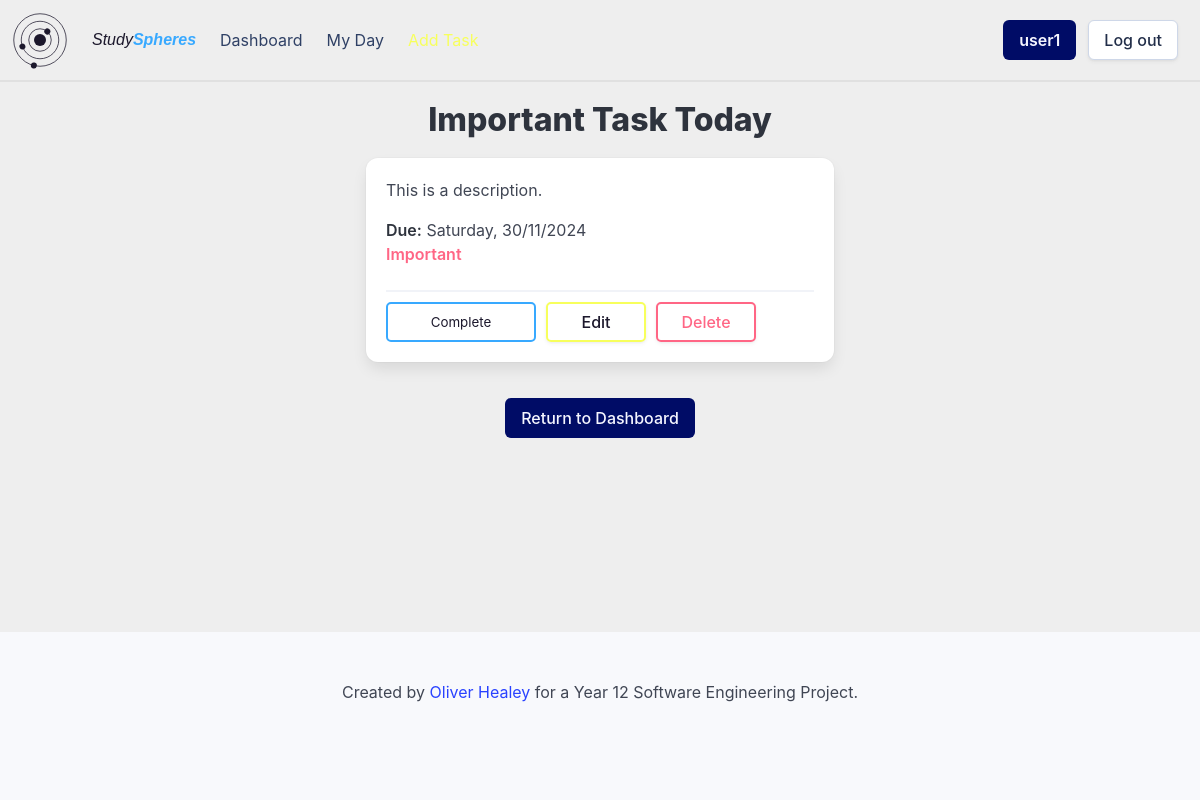
Page /task/6661a3a4-77f5-4f2f-a965-c9aa482a65d1 (signed in) on the committed database.
### setup_db.py (models this page shows)
class Task(Base):
    __tablename__ = 'tasks'
    task_id = Column(String, primary_key=True)
    name = Column(String, nullable=False)
    details = Column(String)
    important = Column(Boolean, nullable=False)
    due_date = Column(DateTime, nullable=False)
    completed = Column(Boolean, nullable=False)
    repeat = Column(String, nullable=False)
    user_id = Column(String, ForeignKey('userdetails.id'), nullable=False)
    group_id = Column(String, ForeignKey('groups.group_id'), nullable=False)
    user = relationship('User', back_populates='tasks')
    groups = relationship('Group', back_populates='tasks')

### app.py (the view)
@app.route('/task/<task_id>')
def viewTask(task_id):
    if flaskSession.get('userId') is None:
        return redirect(url_for('login'))
    userId = flaskSession.get('userId')
    task = sessionDb.query(Task).filter(Task.task_id == task_id).first()
    group = sessionDb.query(Group).filter(Group.group_id == task.group_id, Group.user_id == userId).first()
    return render_template('task.html', task=task, group=group)

### templates/task.html (shortened to what this page needs)
{% extends 'base_loggedin.html' %}
{% block heading %}{{ task.name }}{% endblock %}
{% block content %}
    <div class="container">
        <div class="columns is-centered">
            <div class="column is-half">
                <div class="box task-detailed">
                    {% if task.details %}
                        <p>{{ task.details }}</p>
                    {% else %}
                    <p>No details available for this task.</p>
                    {% endif %}
                    {% if not task.completed %}
                        <strong>Due:</strong> {{ task.due_date.strftime('%A, %d/%m/%Y') }}<br>
                        {% if task.important %}
                            <strong class="has-text-danger circle-header">Important</strong><br>
                        {% endif %}
                        <hr class="button-spacer">
                        <form action="/complete" method="POST">
                            <input type="submit" value="Complete" class="task-complete-button">
                            <a href="/edittask/{{ task.task_id }}" class="button task-edit-button">Edit</a>
                            <a href="/deletetask/{{ task.task_id }}" class="button task-delete-button" onclick="if (!confirm('Are you sure you want to delete this task?')) {event.preventDefault();}">Delete</a>
                        </form>
                    {% endif %}
                </div>
            </div>
        </div>
        <div class="column is-full has-text-centered">
            <a href="/dashboard" class="button is-link">Return to Dashboard</a>
        </div>
    </div>
{% endblock %}

### static/styles/styles.css (style rules this page uses)
:root { --bulma-primary-h: 206deg; --bulma-primary-l: 61%; --bulma-link-l: 20%; --bulma-info-h: 63deg; --bulma-info-l: 68%; --bulma-scheme-s: 36%; --bulma-body-background-color: light-dark(#eeeeee, #0f141f); color-scheme: light dark; --accent-color: light-dark(#1c182c, #e0e0e0); --accent-color-invert: light-dark(#e0e0e0, #160f34); --warning-color: light-dark(#ffdddd, #330000); }
body { margin: none; padding: none; }
.circle-header { color: #1c182c; }
.task-complete-button { position: absolute; top: 20px; right: 20px; width: 150px; height: 40px; background-color: transparent; border: var(--bulma-primary) solid 2px; color: var(--accent-color); border-radius: 5px; padding: 5px; cursor: pointer; }
.task-detailed { position: relative; }
.task-detailed .task-complete-button { bottom: 20px; left: 20px; top: auto; right: auto; z-index: 1; }
.task-detailed .task-edit-button { position: absolute; bottom: 20px; left: 180px; width: 100px; height: 40px; background-color: transparent; border: var(--bulma-info) solid 2px; color: var(--accent-color); border-radius: 5px; padding: 5px; cursor: pointer; }
.task-detailed .task-delete-button { position: absolute; bottom: 20px; left: 290px; width: 100px; height: 40px; background-color: transparent; border: var(--bulma-danger) solid 2px; color: var(--bulma-danger); border-radius: 5px; padding: 5px; cursor: pointer; }
.button-spacer { margin-bottom: 50px; }
.task-detailed::before { content: ''; position: absolute; opacity: 0; height: 100%; width: 100%; bottom: 0px; left: 0px; align-content: center; padding: 10px; transition: 0.5s; color: #0f141f; background-color: var(--bulma-primary); }

### rows in the picture
Task: name "Important Task Today", details "This is a description.", due_date "Saturday, 30/11/2024"

### other values in the picture
{{ session['username'] }} "user1"
